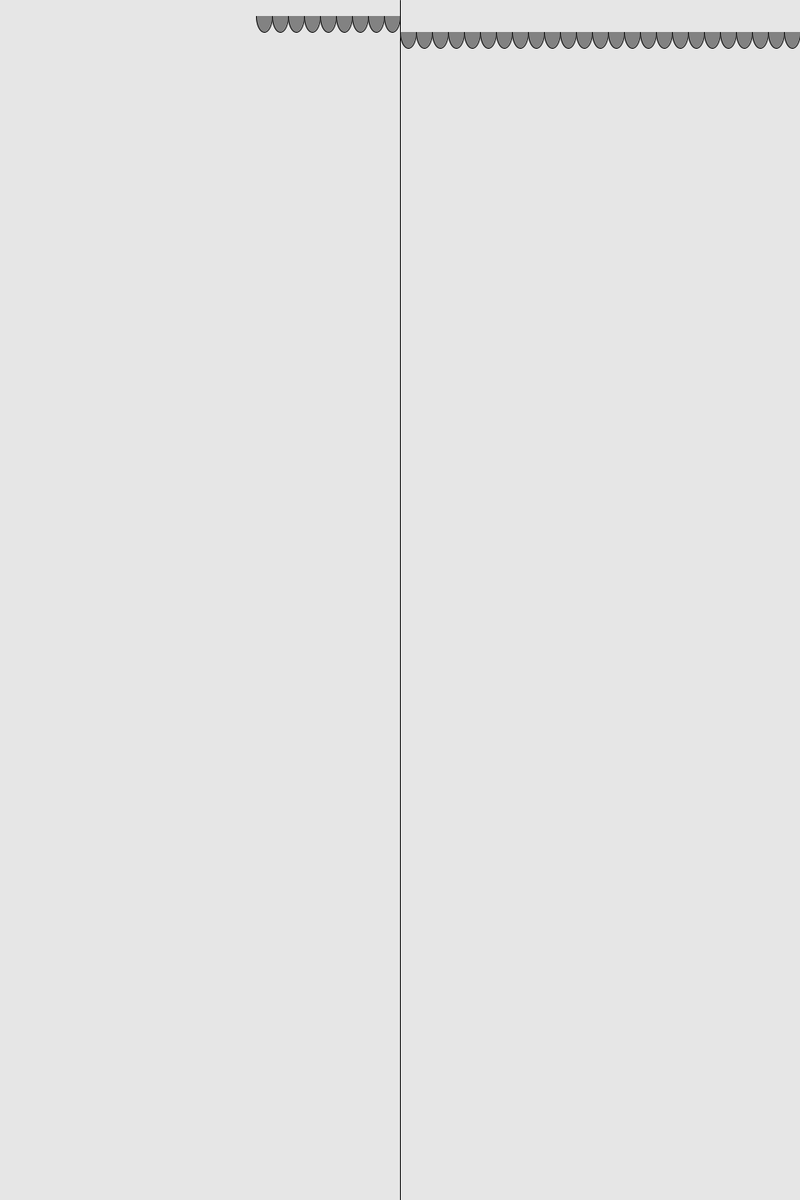
Frame 1 (no input)
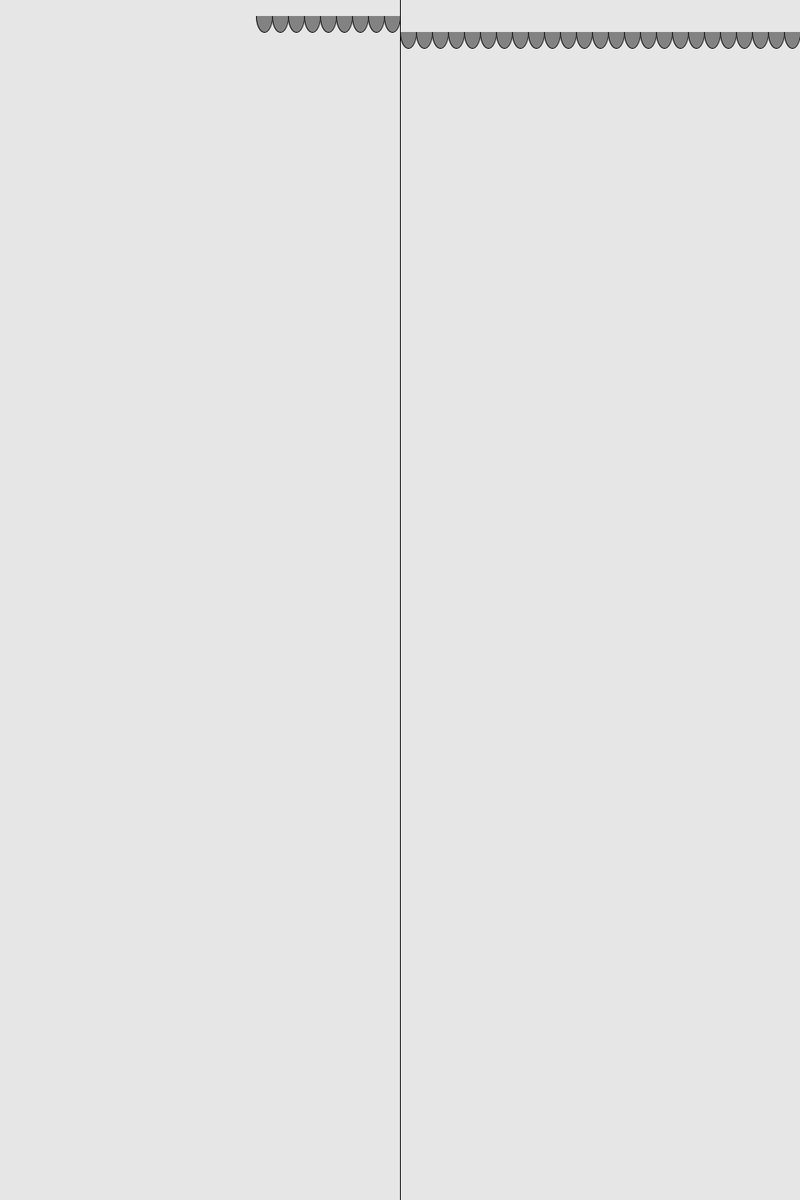
Frame 60 (the mouse pressed at the canvas centre just before this capture)
Frame 120 (the mouse held since frame 60 and released just before this capture): identical to frame 60, image omitted

The Processing sketch that drew these frames (run headless with seeded random() and noise(); from frame 60 on, the mouse is pressed at the canvas centre):

// Processing sketch: scales_arcs
// ── scales_arcs.pde
int scalePosX =300;
int scalePosY;
int numScale = 35;
int scaleW = 20;
int scaleH = 40;

void setup() {
  size(1000, 1500);
  smooth();
  background(230);
  stroke(1);
}


void draw() {

  line(width/2, 0, width/2, height);

  ellipseMode(CORNER); // HAS TO BE CENTER, BECAUSE I'M USING ELLIPSES ELSEWHERE
  fill(130);
 
  float myLimit = width/2; // set limit

  for (int i=0; i<numScale; i++) {
    
    //int scalePosX = i*scaleW+300;   // sets first scale at x=300 and prevents overlap
    scalePosX += scaleW;

    if (scalePosX < myLimit) {  // if the x pos of scale is less than my limit
      arc(scalePosX, scalePosY, scaleW, scaleH, 0, PI); // make a scale
    } 
    else {
      //scalePosX = 300;
      arc(scalePosX, scalePosY+scaleH-20, scaleW, scaleH, 0, PI); // start lower
    }
  }
}
